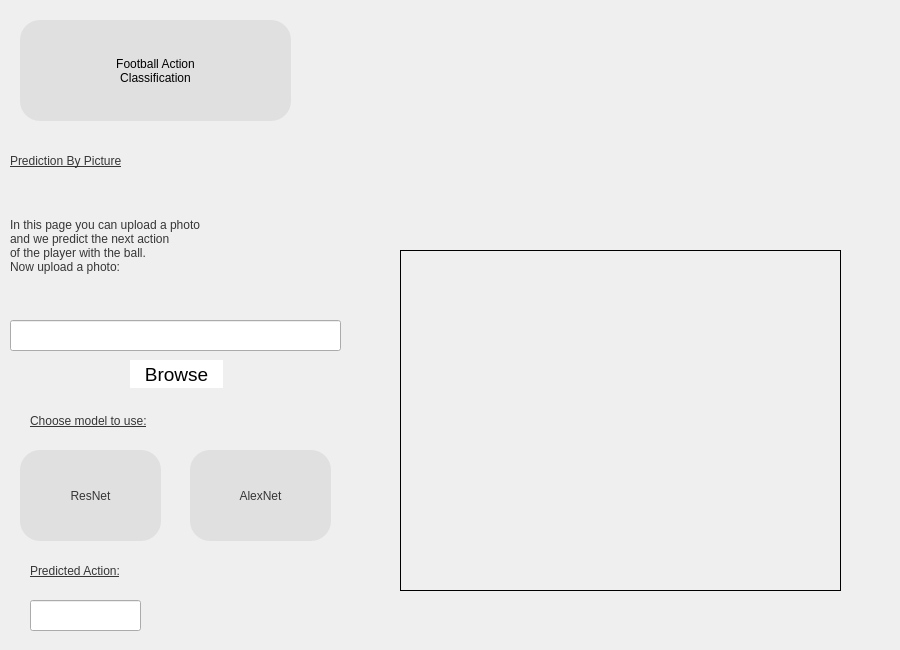
<?xml version="1.0" encoding="UTF-8"?>
<ui version="4.0">
 <class>Dialog</class>
 <widget class="QDialog" name="Dialog">
  <property name="geometry">
   <rect>
    <x>0</x>
    <y>0</y>
    <width>900</width>
    <height>650</height>
   </rect>
  </property>
  <property name="windowTitle">
   <string>Dialog</string>
  </property>
  <widget class="QLabel" name="backgroundPhoto">
   <property name="geometry">
    <rect>
     <x>0</x>
     <y>0</y>
     <width>900</width>
     <height>650</height>
    </rect>
   </property>
   <property name="text">
    <string/>
   </property>
   <property name="pixmap">
    <pixmap>../Media/Des3.png</pixmap>
   </property>
  </widget>
  <widget class="QPushButton" name="FACButton">
   <property name="geometry">
    <rect>
     <x>20</x>
     <y>20</y>
     <width>271</width>
     <height>101</height>
    </rect>
   </property>
   <property name="cursor">
    <cursorShape>PointingHandCursor</cursorShape>
   </property>
   <property name="styleSheet">
    <string notr="true">QPushButton {
	border-radius: 20px;
	background-color: rgb(224, 224, 224);
	font: 70 22pt &quot;Century Gothic&quot;; 
   color: black;
}

QPushButton:hover{
	background-color: rgb(73, 96, 96);
}
QPushButton:pressed{
	background-color: black;
}</string>
   </property>
   <property name="text">
    <string>Football Action
Classification</string>
   </property>
  </widget>
  <widget class="QLabel" name="howItWorksText">
   <property name="geometry">
    <rect>
     <x>10</x>
     <y>190</y>
     <width>371</width>
     <height>111</height>
    </rect>
   </property>
   <property name="styleSheet">
    <string notr="true">font: 70 12pt &quot;Century Gothic&quot;; color: rgb(54, 54, 54);</string>
   </property>
   <property name="text">
    <string>In this page you can upload a photo 
and we predict the next action 
of the player with the ball.
Now upload a photo:</string>
   </property>
  </widget>
  <widget class="QLineEdit" name="lineEdit">
   <property name="geometry">
    <rect>
     <x>10</x>
     <y>320</y>
     <width>331</width>
     <height>31</height>
    </rect>
   </property>
  </widget>
  <widget class="QPushButton" name="browseButton">
   <property name="geometry">
    <rect>
     <x>130</x>
     <y>360</y>
     <width>93</width>
     <height>28</height>
    </rect>
   </property>
   <property name="styleSheet">
    <string notr="true">QPushButton {
	border-radius: 15px;

	background-color: rgb(255, 255, 255);

	font: 75 14pt; color: rgb(0, 0, 0);
}

QPushButton:hover{
	background-color: rgb(85, 170, 255);
}
QPushButton:pressed{
	background-color: rgb(91, 96, 230);
}</string>
   </property>
   <property name="text">
    <string>Browse</string>
   </property>
  </widget>
  <widget class="QPushButton" name="alexNetButton">
   <property name="geometry">
    <rect>
     <x>190</x>
     <y>450</y>
     <width>141</width>
     <height>91</height>
    </rect>
   </property>
   <property name="styleSheet">
    <string notr="true">QPushButton {
	border-radius: 20px;
	background-color: rgb(224, 224, 224);
	font: 70 14pt &quot;Century Gothic&quot;; color: rgb(54, 54, 54)
}

QPushButton:hover{
	background-color: rgb(73, 96, 96);
}
QPushButton:pressed{
	background-color: rgb(54, 54, 54);
}</string>
   </property>
   <property name="text">
    <string>AlexNet</string>
   </property>
  </widget>
  <widget class="QLabel" name="howItWorksHeadText_3">
   <property name="geometry">
    <rect>
     <x>30</x>
     <y>550</y>
     <width>301</width>
     <height>41</height>
    </rect>
   </property>
   <property name="styleSheet">
    <string notr="true">font: 70 18pt &quot;Century Gothic&quot;; color: rgb(54, 54, 54);;
text-decoration: underline;</string>
   </property>
   <property name="text">
    <string>Predicted Action:</string>
   </property>
  </widget>
  <widget class="QLineEdit" name="predictionGiver">
   <property name="geometry">
    <rect>
     <x>30</x>
     <y>600</y>
     <width>111</width>
     <height>31</height>
    </rect>
   </property>
  </widget>
  <widget class="QLabel" name="howItWorksHeadText_2">
   <property name="geometry">
    <rect>
     <x>30</x>
     <y>400</y>
     <width>311</width>
     <height>41</height>
    </rect>
   </property>
   <property name="styleSheet">
    <string notr="true">font: 70 18pt &quot;Century Gothic&quot;; color: rgb(54, 54, 54);;
text-decoration: underline;</string>
   </property>
   <property name="text">
    <string>Choose model to use:</string>
   </property>
  </widget>
  <widget class="QLabel" name="label">
   <property name="geometry">
    <rect>
     <x>400</x>
     <y>250</y>
     <width>441</width>
     <height>341</height>
    </rect>
   </property>
   <property name="styleSheet">
    <string notr="true"/>
   </property>
   <property name="frameShape">
    <enum>QFrame::Panel</enum>
   </property>
   <property name="text">
    <string/>
   </property>
   <property name="pixmap">
    <pixmap>../Media/ATPButtonPhoto.jpeg</pixmap>
   </property>
   <property name="scaledContents">
    <bool>true</bool>
   </property>
  </widget>
  <widget class="QPushButton" name="resNetButton">
   <property name="geometry">
    <rect>
     <x>20</x>
     <y>450</y>
     <width>141</width>
     <height>91</height>
    </rect>
   </property>
   <property name="styleSheet">
    <string notr="true">QPushButton {
	border-radius: 20px;
	background-color: rgb(224, 224, 224);
	font: 70 14pt &quot;Century Gothic&quot;; color: rgb(54, 54, 54)
}

QPushButton:hover{
	background-color: rgb(73, 96, 96);
}
QPushButton:pressed{
	background-color: rgb(54, 54, 54);
}</string>
   </property>
   <property name="text">
    <string>ResNet</string>
   </property>
  </widget>
  <widget class="QLabel" name="howItWorksHeadText">
   <property name="geometry">
    <rect>
     <x>10</x>
     <y>140</y>
     <width>301</width>
     <height>41</height>
    </rect>
   </property>
   <property name="styleSheet">
    <string notr="true">font: 70 18pt &quot;Century Gothic&quot;; color: rgb(54, 54, 54);;
text-decoration: underline;</string>
   </property>
   <property name="text">
    <string>Prediction By Picture</string>
   </property>
  </widget>
 </widget>
 <resources/>
 <connections/>
</ui>
